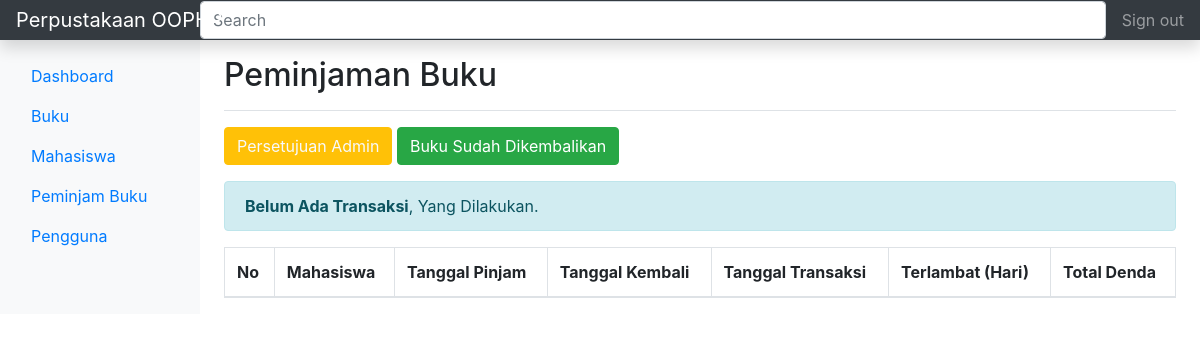
The page /page/theme-backend.php?page=peminjaman (signed in) on the database as committed earlier.
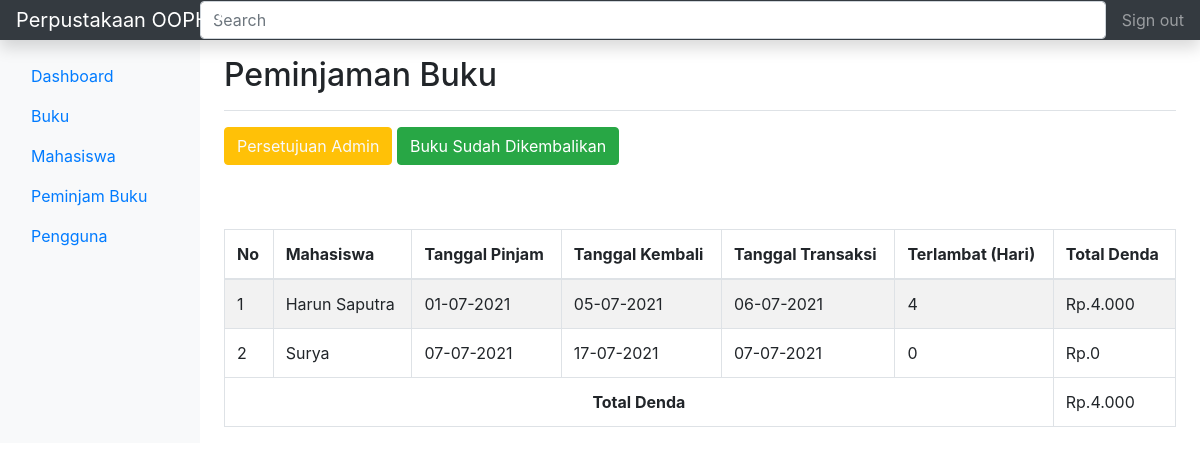
The same page on the database as committed later.
### tables this page shows
CREATE TABLE `peminjaman` (
  `id_peminjaman` int(11) NOT NULL,
  `id_anggota` int(11) DEFAULT NULL,
  `tgl_transaksi` date NOT NULL,
  `status` int(1) NOT NULL DEFAULT 0,
  `tgl_pinjam` date NOT NULL,
  `tgl_kembali` date NOT NULL
);

CREATE TABLE `user` (
  `id_user` int(11) NOT NULL,
  `nama` varchar(255) NOT NULL,
  `username` varchar(255) NOT NULL,
  `password` varchar(255) NOT NULL,
  `level` int(1) NOT NULL
);

### config/database.php (called while the page is built, shortened)
<?php
class Database{
   public $host = "localhost";
   public $username = "root";
   public $password = "";
   public $database = "app_perpustakaan_oop";
   function __construct(){
      $this->koneksi = new mysqli($this->host, $this->username, $this->password,$this->database);
   }
}

### config/peminjaman.php (called while the page is built, shortened)
<?php
require 'database.php';
class Peminjaman extends Database
{
   function getPeminjamanGetByStatus($status)
   {
      $sql = $this->koneksi->query("
         SELECT * FROM peminjaman
         INNER JOIN user ON peminjaman.id_anggota = user.id_user
         WHERE peminjaman.status = '$status'") or die(mysqli_error($this->koneksi));
      while ($row = $sql->fetch_assoc()) {
         $data[] = $row;
      }
      return (!empty($data) ? $data : '');
   }
   function getAllPeminjamanUser()
   {
      $sql = $this->koneksi->query("
         SELECT * FROM peminjaman
         INNER JOIN user ON peminjaman.id_anggota = user.id_user;
         ") or die(mysqli_error($this->koneksi));
      while ($row = $sql->fetch_assoc()) {
         $data[] = $row;
      }
      return (!empty($data) ? $data : '');
   }
   function getDaftarBukuByUser($status)
   {
      $sql = $this->koneksi->query("
         SELECT *, detail_pinjaman.id_peminjaman AS id FROM detail_pinjaman
                        INNER JOIN buku ON detail_pinjaman.id_buku = buku.id_buku
                        INNER JOIN peminjaman ON detail_pinjaman.id_anggota = peminjaman.id_anggota
                        INNER JOIN user ON peminjaman.id_anggota = user.id_user
                        WHERE peminjaman.status = '$status'
         ") or die(mysqli_error($this->koneksi));
      while ($row = $sql->fetch_assoc()) {
         $data[] = $row;
      }
      return (!empty($data) ? $data : '');
   }
}

### page/backend/peminjaman/index.php (the view, shortened to what this page needs)
<?php
require '../config/peminjaman.php';
$db = new Peminjaman();
$statusNull = $db->getPeminjamanGetByStatus(0);
$daftarBukuByUser = $db->getDaftarBukuByUser(0);
$getAllPeminjamanUser = $db->getAllPeminjamanUser();
?>
<div class="d-flex justify-content-between flex-wrap flex-md-nowrap align-items-center pt-3 pb-2 mb-3 border-bottom">
<h1 class="h2">Peminjaman Buku</h1>
</div>
<p>
  <a class="btn btn-warning text-light" data-toggle="collapse" href="#persetujuan-admin" role="button" aria-expanded="false" aria-controls="persetujuan-admin">
    Persetujuan Admin
  </a>
  <button class="btn btn-success" type="button" data-toggle="collapse" data-target="#mengembalikan-buku" aria-expanded="false" aria-controls="mengembalikan-buku">
    Buku Sudah Dikembalikan
  </button>
</p>
<div class="row">
  <div class="col-md-12">
    <div class="table-responsive">
      <table class="table table-bordered table-striped">
        <thead>
          <tr>
            <th>No</th>
            <th>Mahasiswa</th>
            <th>Tanggal Pinjam</th>
            <th>Tanggal Kembali</th>
            <th>Tanggal Transaksi</th>
            <th>Terlambat (Hari)</th>
            <th>Total Denda</th>
          </tr>
        </thead>
        <tbody>
          <?php if(!empty($getAllPeminjamanUser)) : ?>
          <?php $totalDenda = 0; $no = 1; foreach($getAllPeminjamanUser as $ga) : ?>
          <?php
          $cari_hari =  strtotime($ga['tgl_kembali']) - abs(strtotime($ga['tgl_pinjam']));
          $tgl_sekarang = strtotime(date('Y-m-d')) - abs(strtotime($ga['tgl_kembali']));
          $jumlah_hari = floor(abs($tgl_sekarang)/(60*60*24));
          $hitung_hari = floor($cari_hari/(60*60*24));
          echo "<br>";
          if($hitung_hari > $jumlah_hari){
              $telat = $hitung_hari;
              $denda = 1000 * $hitung_hari;
          }else{
              $telat = 0;
              $denda = 0;
          }
          $totalDenda += $denda;
          ?>
            <tr>
              <td><?= $no++; ?></td>
              <td><?= $ga['nama']; ?></td>
              <td><?= date('d-m-Y', strtotime($ga['tgl_pinjam'])); ?></td>
              <td><?= date('d-m-Y', strtotime($ga['tgl_kembali'])); ?></td>
              <td><?= date('d-m-Y', strtotime($ga['tgl_transaksi'])); ?></td>
              <td><?= $telat; ?></td>
              <td>Rp.<?= number_format($denda, 0,',','.'); ?></td>
            </tr>
          <?php endforeach; ?>
          <tfoot>
            <tr>
              <td colspan="6" align="center"><strong>Total Denda</strong></td>
              <td>Rp.<?= number_format($totalDenda, 0,',','.'); ?></td>
            </tr>
          </tfoot>
            <?php else: ?>
              <div class="alert alert-info" role="alert"><strong>Belum Ada Transaksi</strong>, Yang Dilakukan.</div>
          <?php endif; ?>
        </tbody>
      </table>
    </div>
  </div>
</div>

Rows that differ between the two databases and show on the page:
added peminjaman: user.nama "Harun Saputra", tgl_pinjam "01-07-2021", tgl_kembali "05-07-2021", tgl_transaksi "06-07-2021", telat "4", denda "4.000"
added peminjaman: user.nama "Surya", tgl_pinjam "07-07-2021", tgl_kembali "17-07-2021", tgl_transaksi "07-07-2021", telat "0", denda "0"
Other text that changed with them:
$totalDenda: (not shown) → "4.000"
text no longer shown: "Belum Ada Transaksi , Yang Dilakukan."
text now shown: "Total Denda Rp."
